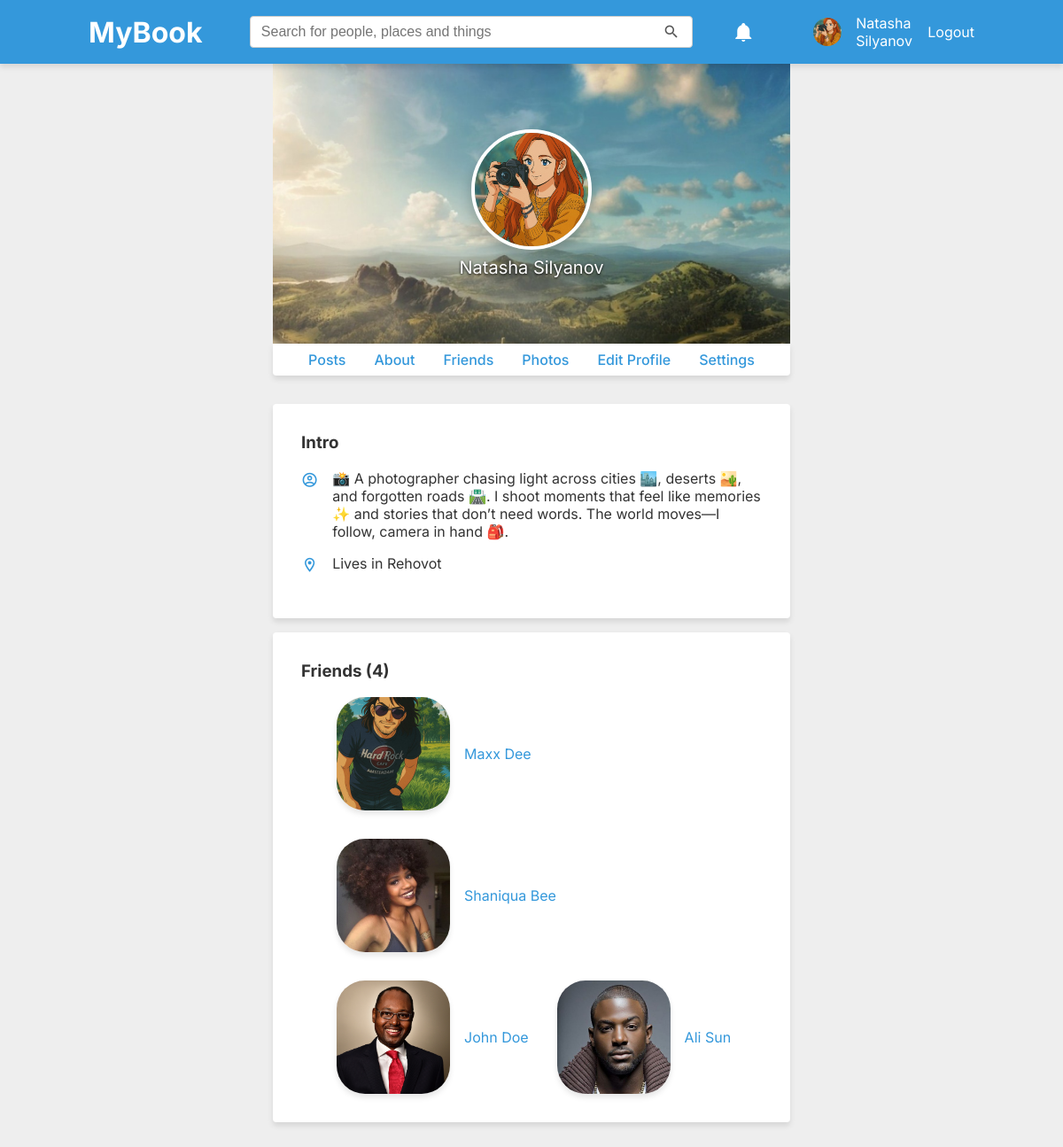
Page /pages/about.php?u=nsilyanova (signed in) on the committed database.
### tables this page shows
CREATE TABLE users (
    id INTEGER PRIMARY KEY AUTOINCREMENT,
    username TEXT NOT NULL UNIQUE,
    email TEXT NOT NULL UNIQUE,
    password TEXT NOT NULL,
    created_at DATETIME DEFAULT CURRENT_TIMESTAMP
, avatar TEXT, cover TEXT, gender TEXT, display_name TEXT, about_me TEXT, location VARCHAR);

### includes/classes/UserManager.php (called while the page is built, shortened)
<?php
class UserManager
{
    private PDO $pdo;
    public function __construct(PDO $pdo)
    {
        $this->pdo = $pdo;
    }
    public function getUserByUsername(string $username): ?array
    {
        $stmt = $this->pdo->prepare(
            "SELECT *
                    FROM users
                    WHERE username = :username"
        );
        $stmt->execute(['username' => $username]);
        $user = $stmt->fetch(PDO::FETCH_ASSOC);
        return $user ?: null;
    }
    public function getUserByUserId(string $user_id): ?array
    {
        $stmt = $this->pdo->prepare(
            "SELECT *
                    FROM users
                    WHERE id = :user_id"
        );
        $stmt->execute(['user_id' => $user_id]);
        $user = $stmt->fetch(PDO::FETCH_ASSOC);
        return $user ?: null;
    }
}

### includes/classes/NotificationsRenderer.php (the view)
<?php
class NotificationsRenderer
{
    private PDO $pdo;
    public function __construct(PDO $pdo)
    {
        $this->pdo = $pdo;
    }
    public function renderDropdown(array $notifications): string
    {
        $html = '<ul>';
        foreach ($notifications as $notification) {
            $html .= $this->renderItem($notification);
        }
        $html .= '</ul>';
        return $html;
    }
    public function renderItem(array $notification): string
    {
        $userManager = new UserManager($this->pdo);
        $actorId = $notification['actor_id'] ?? null;
        if ($actorId) {
            $actor = $userManager->getUserByUserId($actorId);
        } else {
            $actor = [
                'display_name' => 'System',
                'avatar' => '/assets/img/default-avatar.png'
            ];
        }
        $when = timeAgoShort($notification['created_at']);
        return '<li class="notification-item">
                    <a href="' . $notification['link'] . '" class="' . ($notification['is_read'] ? '' : 'new') . '">
                        <img src="' . $actor['avatar'] . '" alt="Profile" class="avatar-small">
                        <div>
                            <span class="notification-text">' . $notification['content'] . '</span>
                            <span class="post-date">' . $when . '</span>
                        </div>
                    </a>
                </li>';
    }
}

### includes/classes/NotificationsManager.php (called while the page is built, shortened)
<?php
class NotificationsManager
{
    public  function getAllByUser(PDO $pdo, int $user_id): ?array
    {
        $stmt = $pdo->prepare(
            "SELECT *
                    FROM notifications
                    WHERE user_id = :user_id
                    ORDER BY created_at DESC"
        );
        $stmt->execute(['user_id' => $user_id]);
        $notifications = $stmt->fetchAll(PDO::FETCH_ASSOC);
        return $notifications ?: null;
    }
}

### includes/autoloader.php (called while the page is built, shortened)
<?php
spl_autoload_register(function ($class) {
    $classPath = __DIR__ . '/classes/' . $class . '.php';
});

### includes/classes/NotificationsRenderer.php (the view)
<?php
class NotificationsRenderer
{
    private PDO $pdo;
    public function __construct(PDO $pdo)
    {
        $this->pdo = $pdo;
    }
    public function renderDropdown(array $notifications): string
    {
        $html = '<ul>';
        foreach ($notifications as $notification) {
            $html .= $this->renderItem($notification);
        }
        $html .= '</ul>';
        return $html;
    }
    public function renderItem(array $notification): string
    {
        $userManager = new UserManager($this->pdo);
        $actorId = $notification['actor_id'] ?? null;
        if ($actorId) {
            $actor = $userManager->getUserByUserId($actorId);
        } else {
            $actor = [
                'display_name' => 'System',
                'avatar' => '/assets/img/default-avatar.png'
            ];
        }
        $when = timeAgoShort($notification['created_at']);
        return '<li class="notification-item">
                    <a href="' . $notification['link'] . '" class="' . ($notification['is_read'] ? '' : 'new') . '">
                        <img src="' . $actor['avatar'] . '" alt="Profile" class="avatar-small">
                        <div>
                            <span class="notification-text">' . $notification['content'] . '</span>
                            <span class="post-date">' . $when . '</span>
                        </div>
                    </a>
                </li>';
    }
}

### includes/modules/user-avatar.php
<div class="avatar">
    <a href="<?= $BASE_URL ?>/pages/profile.php?u=<?= $user["username"] ?>">
        <img src="<?= $BASE_URL ?><?= $user['avatar'] ?>" alt="Profile" class="avatar-small">
        <span class="username"><?= $user["display_name"] ?></span>
    </a>
    <?php include_once __DIR__ . '/user-logout.php'; ?>
</div>

### includes/profile-cover.php (shortened to what this page needs)
<div class="profile-top" style="background-image: url('<?= $coverImage ?>');">
    <img src="<?= $profilePicUrl ?>" alt="Profile" class="avatar-large avatar-large shadow border">
    <p class="username text-shadow"><?= $profileFullName ?></p>
</div>

### includes/modules/about-box.php (shortened to what this page needs)
<?php
$pdo = getDBConnection();
$UserManager = new UserManager($pdo);
$user = $UserManager->getUserByUsername($username);
?>
<div class="content-box">
    <h3>Intro</h3>
    <div class="sidebar-item">
        <i class="mdi mdi-account-circle-outline"></i>
        <p><?= !empty($user['about_me']) ? htmlspecialchars($user['about_me']) : 'No information provided yet.'; ?></p>
    </div>
    <div class="sidebar-item">
        <i class="mdi mdi-map-marker-outline"></i>
        <p><?= !empty($user['location']) ? 'Lives in ' . htmlspecialchars($user['location']) : 'Location not specified.'; ?></p>
    </div>
</div>

### css/base.css (style rules this page uses)
* { margin: 0; }
:root { --primary-color: #3498db; --primary-hover-color: #2980b9; --secondary-color: #2ecc71; --secondary-hover-color: #27ae60; --alert-color: #e74c3c; --alert-hover-color: #c0392b; --warning-color: #f8c555; --info-color: #f5f5f5; --info-hover-color: #fafafa; --primary-text-color: #333; --lighter-text-color: #999; --secondary-text-darker-color: #eeeeee; --secondary-text-color: #fff; --primary-glow-color: #fff; --link-color: #3498db; --container-bg-color: #fff; --primary-bg-color: #eeeeee; --light-bg-color: #e6e6e6; --lighter-bg-color: #f5f5f5; --default-border: 1px solid #ccc; --lighter-border: 1px solid #f5f5f5; --light-border: 1px solid #e6e6e6; --padding-smaller: 0.5em; --padding-small: 1em; --padding-default: 2em; --padding-bigger: 4em; --padding-biggest: 8em; --profile-top-height: 300px; --container-width: 1000px; --border-radius-small: 0.125em; --border-radius-medium: 0.25em; --border-radius-large: 0.5em; --shadow-default: 0 4px 6px rgba(0, 0, 0, 0.1); --shadow-medium: 0 6px 10px rgba(0, 0, 0, 0.15); --shadow-large: 0 8px 15px rgba(0, 0, 0, 0.2); --font-size-small: 0.875rem; --font-size-medium: 1rem; --font-size-large: 1.25rem; --avatar-size-small: 2em; --avatar-size-medium-small: 3em; --avatar-size-medium: 4em; --avatar-size-large: 8em; --avatar-size-larger: 12em; --avatar-size-huge: 16em; --sidebar-max-width: 15em; }
body { font-family: 'Inter', sans-serif; color: var(--primary-text-color); background-color: var(--primary-bg-color); }
a { color: var(--primary-color); text-decoration: none; }

### css/layout.css (style rules this page uses)
#header a { color: var(--secondary-text-color); text-decoration: none; }

### css/components.css (style rules this page uses)
.border { border: 4px solid var(--container-bg-color); }
.shadow { box-shadow: var(--shadow-default); }
.text-shadow { text-shadow: var(--shadow-default); }

### css/social.css (style rules this page uses)
.profile-top { background-size: cover; background-position: center; background-repeat: no-repeat; height: var(--profile-top-height); display: flex; align-items: center; flex-direction: column; justify-content: center; color: var(--secondary-text-color); text-align: center; padding: var(--padding-smaller); gap: var(--padding-smaller); }
.profile-top img { box-shadow: var(--shadow-large); }
.profile-top p.username { text-shadow: 0 1px 3px rgba(0, 0, 0, 1); font-size: var(--font-size-large); }
.avatar-small { border-radius: 50%; width: var(--avatar-size-small); height: var(--avatar-size-small); object-fit: cover; }
.avatar { display: flex; align-items: center; gap: var(--padding-small); justify-content: center; }
.avatar a { display: flex; align-items: center; justify-content: end; gap: var(--padding-small); }
.avatar a span.username { color: var(--secondary-text-color); transition: text-shadow 0.2s ease, color 0.2s ease; }
.avatar-small img, img.avatar-small { border-radius: 50%; width: var(--avatar-size-small); height: var(--avatar-size-small); object-fit: cover; }
.avatar-large img, img.avatar-large { border-radius: 50%; width: var(--avatar-size-large); height: var(--avatar-size-large); object-fit: cover; }
.content-box h3 { padding-bottom: var(--padding-small); }
.content-box, .status-box { color: var(--primary-text-color); background: var(--container-bg-color); padding: var(--padding-default); border-radius: var(--border-radius-medium); box-shadow: var(--shadow-default); margin-bottom: var(--padding-small); }
.sidebar-item { display: flex; align-items: flex-start; gap: var(--padding-small); margin-bottom: var(--padding-small); }
.sidebar-item i { font-size: 1.2rem; color: var(--primary-color); }
.sidebar-item p { margin: 0; font-size: var(--font-size-medium); color: var(--primary-text-color); }

### rows in the picture
users: avatar (placeholder picture), display_name "Natasha Silyanov", cover (picture), about_me "📸 A photographer chasing light across cities 🏙️, deserts 🏜️, and forgotten roads 🛣️. I shoot moments that feel like memories ✨ and stories that don’t need words. The world moves—I follow, camera in hand 🎒.", location "Rehovot"

### other values in the picture
count($friends) "4"
$displayName "Maxx Dee"
$displayName "Shaniqua Bee"
$displayName "John Doe"
$displayName "Ali Sun"
